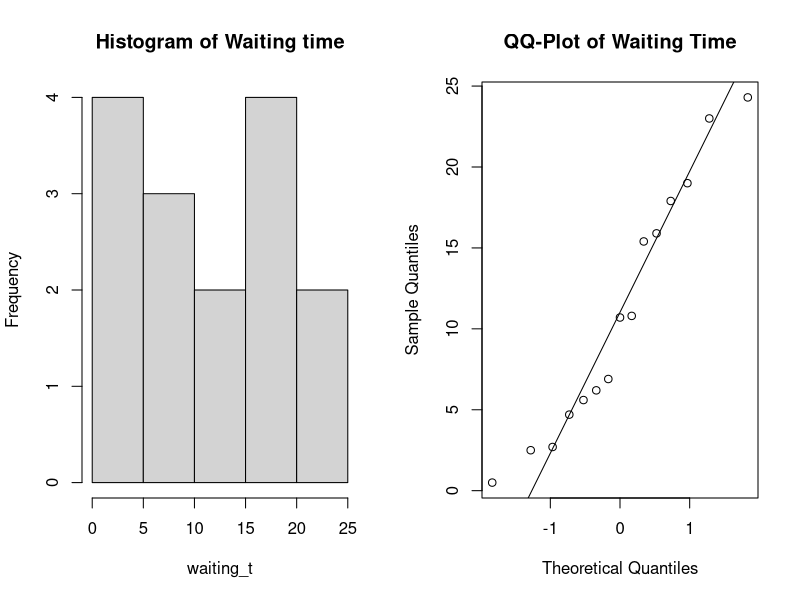
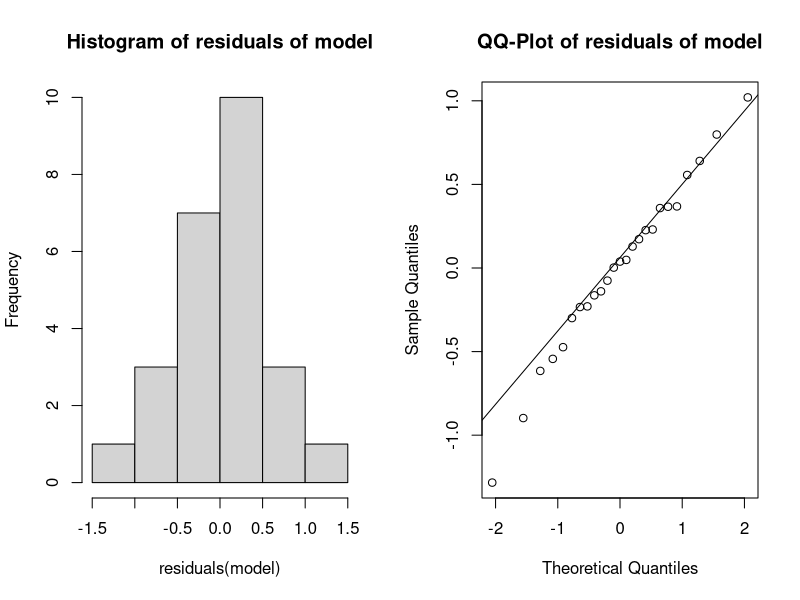

Reproduce these figures in R, in order. (Note: this script raises an error after producing the figures.)
## ---- chunk 1
knitr::opts_chunk$set(echo = TRUE)
## ---- chunk 2
library(tidyverse)
library(ggpubr)
library(rstatix)
install.packages("lme4")
## ---- chunk 3
waiting_t <- c(15.4, 17.9, 19.0, 0.5, 15.9, 2.7, 6.2, 2.5, 4.7, 6.9, 10.8, 24.3, 5.6, 23.0, 10.7)
mu_t = mean(waiting_t)
format(round(mu_t, 3), nsmall = 3) #rounding off to 3 decimals places 
## ---- chunk 4
par(mfrow=c(1,2))
hist(waiting_t, main='Histogram of Waiting time')
qqnorm(waiting_t, main='QQ-Plot of Waiting Time')
qqline(waiting_t)
## ---- chunk 5
shapiro.test(waiting_t)
## ---- chunk 6
#97% CI means an alpha of 0.03
z <- qnorm(0.985) #get z(alpha/2)
me_t <- z*((sd(waiting_t))/sqrt(15))
Lb <- mu_t - me_t
Ub <- mu_t + me_t
sprintf("%f is Lower Bound", Lb)
sprintf("%f is Upper Bound",Ub)
## ---- chunk 7
#97% CI means an alpha of 0.03
z <- qnorm(0.985) #get z(alpha/2)
sd_t <- (sd(waiting_t))
E = 2
sample_size <- z^2 * sd_t^2/E^2
sprintf("%f is minimum sample size", sample_size)
## ---- chunk 8
B=1000
Tstar = numeric(B)
for(i in 1:B){
  Xstar=sample(waiting_t, replace=TRUE)
  Tstar[i]=mean(Xstar)}
Tstar15=quantile(Tstar, 0.015)
Tstar985=quantile(Tstar, 0.985)
sum(Tstar<Tstar15)

c(2*mu_t-Tstar985, 2*mu_t-Tstar15)
## ---- chunk 9
t.test(waiting_t, mu =15, alternative="less")
## ---- chunk 10
above_m <- sum(waiting_t<15)
binom.test(above_m, length(waiting_t), p=0.5, alternative = "less")
## ---- chunk 11
power.t.test(length(waiting_t), delta = 1, alternative = "one.sided") #mu_new = 14
power.t.test(length(waiting_t), delta = 2, alternative = "one.sided") #mu_new = 13
#pbinom(length(waiting_t), alternative= "one.sided") # cares about median so the power does not dependent on a different mu?
## ---- chunk 12
p_hat_r = 0.53 #right end of CI
n = 15 #sample size
SE= sqrt((p_hat_r*(1-p_hat_r))/n) #Calculating sample error
p_hat_l = p_hat_r - (4*SE) #95% confidence interval, difference of 4 sigmas between left and right bound of CI 
CI_p = c(p_hat_l, p_hat_r)
print(CI_p)
## ---- chunk 13
prop.test(x=c(3, 2), n = c(7, 8))
## ---- chunk 14
data = read.table(file="cream.txt",header=TRUE)
data$batch = as.factor(data$batch)
data$position = as.factor(data$position)
data$starter = as.factor(data$starter)
data$acidity = as.numeric(as.character(data$acidity))

df = data.frame(data)

model  <- lm(acidity ~ batch+position+starter, data = df)

#Visualizations on normality
par(mfrow=c(1,2))
hist(residuals(model), main='Histogram of residuals of model') 
qqnorm(residuals(model), main='QQ-Plot of residuals of model')
qqline(residuals(model))
#test on normality 
shapiro.test(residuals(model)) 

#Performing Anova Test
anova(model)
summary(model)
## ---- chunk 15
model  <- lm(acidity ~ batch+starter, data = df)

#Performing Anova Test
anova(model)
summary(model)
## ---- chunk 16
model_new  = lmer(acidity ~ starter+batch+(1|position) , data = df, REML=FALSE)
model1 = lmer(acidity ~ batch+(1|position) , data = df, REML=FALSE)
#Performing Anova Test
anova(model_new)
summary(model_new)
anova(model1, model_new)
